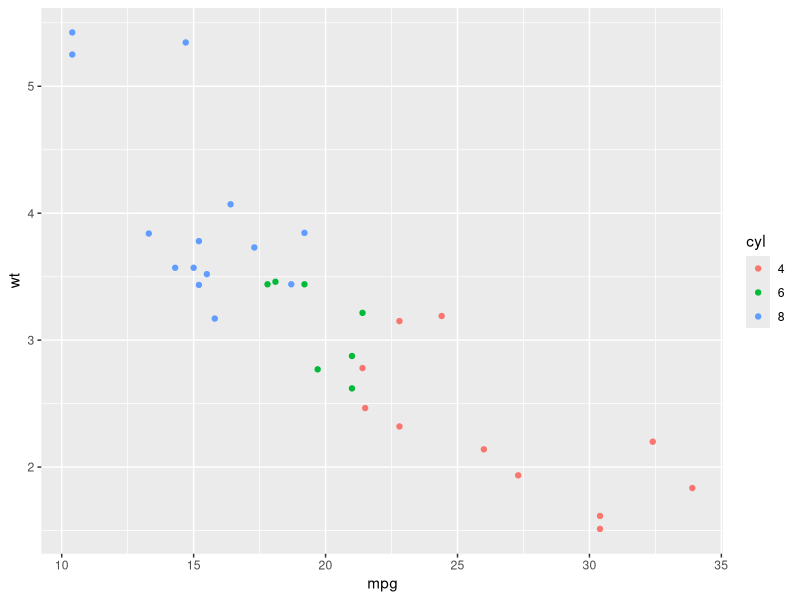
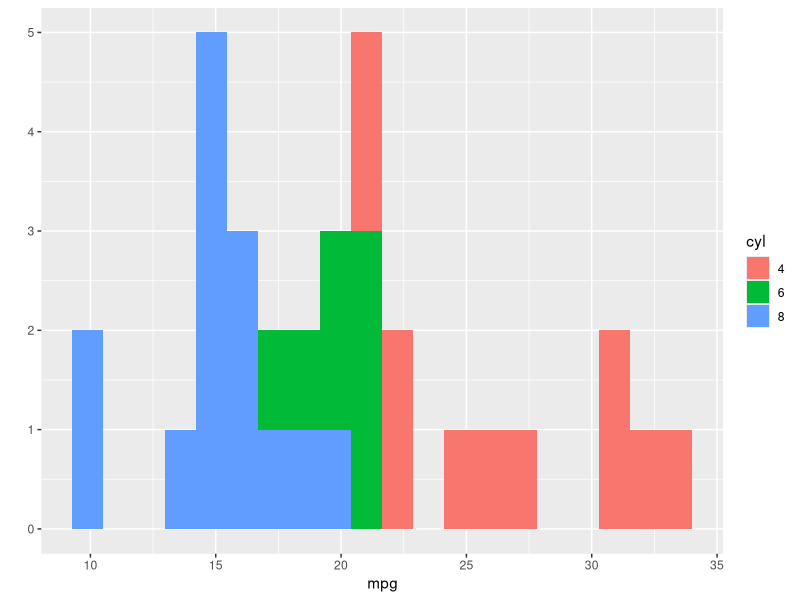
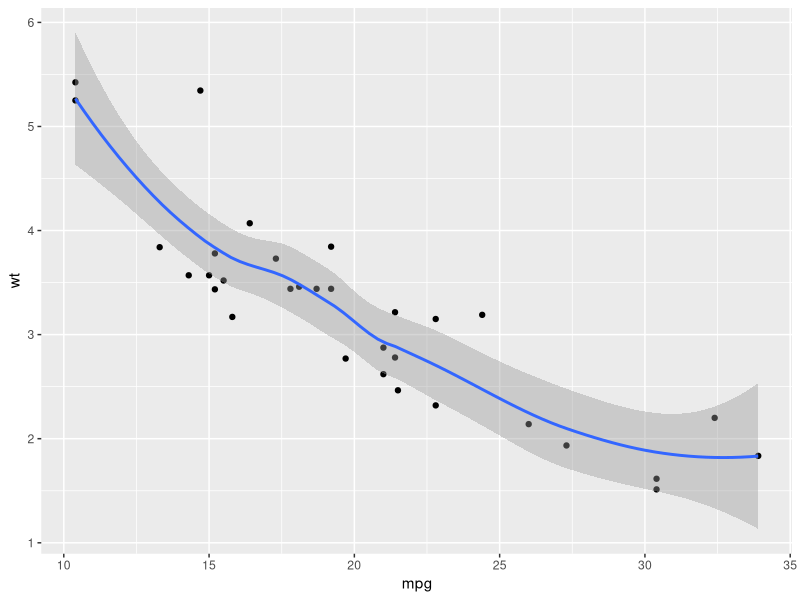

The R source for these figures, in order:
## ---- chunk 1
knitr::opts_chunk$set(echo = TRUE)
## ---- chunk 2
invisible(library(ggplot2))
invisible(library(datasets))
## ---- chunk 3
str(mtcars)
## ---- chunk 4
mtcars$cyl = factor(mtcars$cyl)
## ---- chunk 5
qplot(mpg,wt,data = mtcars,color = cyl)
## ---- chunk 6
qplot(mpg,data= mtcars,fill = cyl,bins = 20)
## ---- chunk 7
qplot(mpg,wt,data = mtcars,geom = c("point","smooth"))
